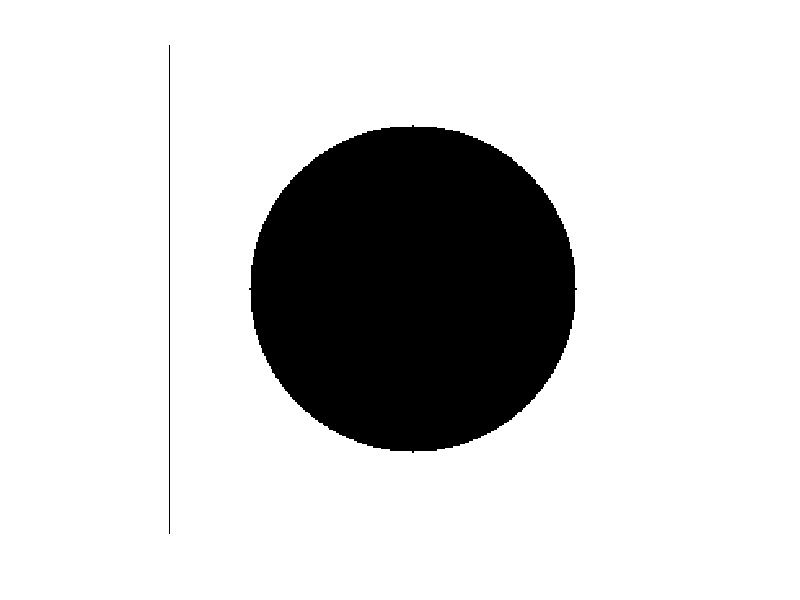

This chart was generated by the following MATLAB code:
clear all
close all
clc
circle  = zeros(300,300);
circle(:,:) = 255;
for x =1 :300
    for y =1 :300
        r = (x-150)*(x-150) + (y-150)*(y-150);
        r = sqrt(r);
        if(r<=100)
        circle(x,y) = 0;
        end
    end
end
imshow(circle);
